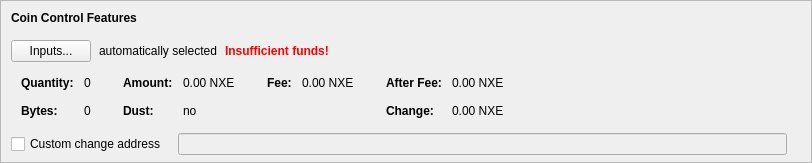
    <widget class="QFrame" name="frameCoinControl">
     <property name="sizePolicy">
      <sizepolicy hsizetype="Expanding" vsizetype="Expanding">
       <horstretch>0</horstretch>
       <verstretch>0</verstretch>
      </sizepolicy>
     </property>
     <property name="maximumSize">
      <size>
       <width>16777215</width>
       <height>16777215</height>
      </size>
     </property>
     <property name="frameShape">
      <enum>QFrame::StyledPanel</enum>
     </property>
     <property name="frameShadow">
      <enum>QFrame::Sunken</enum>
     </property>
     <layout class="QVBoxLayout" name="verticalLayoutCoinControl2">
      <property name="spacing">
       <number>0</number>
      </property>
      <property name="leftMargin">
       <number>0</number>
      </property>
      <property name="topMargin">
       <number>0</number>
      </property>
      <property name="rightMargin">
       <number>0</number>
      </property>
      <property name="bottomMargin">
       <number>6</number>
      </property>
      <item>
       <layout class="QVBoxLayout" name="verticalLayoutCoinControl" stretch="0,0,0,0,1">
        <property name="spacing">
         <number>0</number>
        </property>
        <property name="leftMargin">
         <number>10</number>
        </property>
        <property name="topMargin">
         <number>10</number>
        </property>
        <item>
         <layout class="QHBoxLayout" name="horizontalLayoutCoinControl1">
          <property name="bottomMargin">
           <number>15</number>
          </property>
          <item>
           <widget class="QLabel" name="labelCoinControlFeatures">
            <property name="sizePolicy">
             <sizepolicy hsizetype="Preferred" vsizetype="Maximum">
              <horstretch>0</horstretch>
              <verstretch>0</verstretch>
             </sizepolicy>
            </property>
            <property name="font">
             <font>
              <weight>75</weight>
              <bold>true</bold>
             </font>
            </property>
            <property name="styleSheet">
             <string notr="true">font-weight:bold;</string>
            </property>
            <property name="text">
             <string>Coin Control Features</string>
            </property>
           </widget>
          </item>
         </layout>
        </item>
        <item>
         <layout class="QHBoxLayout" name="horizontalLayoutCoinControl2" stretch="0,0,0,0">
          <property name="spacing">
           <number>8</number>
          </property>
          <property name="bottomMargin">
           <number>10</number>
          </property>
          <item>
           <widget class="QPushButton" name="pushButtonCoinControl">
            <property name="styleSheet">
             <string notr="true"/>
            </property>
            <property name="text">
             <string>Inputs...</string>
            </property>
            <property name="autoDefault">
             <bool>false</bool>
            </property>
           </widget>
          </item>
          <item>
           <widget class="QLabel" name="labelCoinControlAutomaticallySelected">
            <property name="text">
             <string>automatically selected</string>
            </property>
            <property name="margin">
             <number>5</number>
            </property>
           </widget>
          </item>
          <item>
           <widget class="QLabel" name="labelCoinControlInsuffFunds">
            <property name="font">
             <font>
              <weight>75</weight>
              <bold>true</bold>
             </font>
            </property>
            <property name="styleSheet">
             <string notr="true">color:red;font-weight:bold;</string>
            </property>
            <property name="text">
             <string>Insufficient funds!</string>
            </property>
            <property name="margin">
             <number>5</number>
            </property>
           </widget>
          </item>
          <item>
           <spacer name="horizontalSpacerCoinControl">
            <property name="orientation">
             <enum>Qt::Horizontal</enum>
            </property>
            <property name="sizeHint" stdset="0">
             <size>
              <width>40</width>
              <height>1</height>
             </size>
            </property>
           </spacer>
          </item>
         </layout>
        </item>
        <item>
         <widget class="QWidget" name="widgetCoinControl" native="true">
          <property name="sizePolicy">
           <sizepolicy hsizetype="Preferred" vsizetype="Preferred">
            <horstretch>0</horstretch>
            <verstretch>0</verstretch>
           </sizepolicy>
          </property>
          <property name="minimumSize">
           <size>
            <width>0</width>
            <height>0</height>
           </size>
          </property>
          <property name="styleSheet">
           <string notr="true"/>
          </property>
          <layout class="QHBoxLayout" name="horizontalLayoutCoinControl5">
           <property name="leftMargin">
            <number>0</number>
           </property>
           <property name="topMargin">
            <number>0</number>
           </property>
           <property name="rightMargin">
            <number>0</number>
           </property>
           <property name="bottomMargin">
            <number>0</number>
           </property>
           <item>
            <layout class="QHBoxLayout" name="horizontalLayoutCoinControl3" stretch="0,0,0,1">
             <property name="spacing">
              <number>20</number>
             </property>
             <property name="topMargin">
              <number>0</number>
             </property>
             <property name="bottomMargin">
              <number>10</number>
             </property>
             <item>
              <layout class="QFormLayout" name="formLayoutCoinControl1">
               <property name="horizontalSpacing">
                <number>10</number>
               </property>
               <property name="verticalSpacing">
                <number>14</number>
               </property>
               <property name="leftMargin">
                <number>10</number>
               </property>
               <property name="topMargin">
                <number>4</number>
               </property>
               <property name="rightMargin">
                <number>6</number>
               </property>
               <item row="0" column="0">
                <widget class="QLabel" name="labelCoinControlQuantityText">
                 <property name="font">
                  <font>
                   <weight>75</weight>
                   <bold>true</bold>
                  </font>
                 </property>
                 <property name="text">
                  <string>Quantity:</string>
                 </property>
                 <property name="margin">
                  <number>0</number>
                 </property>
                </widget>
               </item>
               <item row="0" column="1">
                <widget class="QLabel" name="labelCoinControlQuantity">
                 <property name="cursor">
                  <cursorShape>IBeamCursor</cursorShape>
                 </property>
                 <property name="contextMenuPolicy">
                  <enum>Qt::ActionsContextMenu</enum>
                 </property>
                 <property name="text">
                  <string notr="true">0</string>
                 </property>
                 <property name="margin">
                  <number>0</number>
                 </property>
                 <property name="textInteractionFlags">
                  <set>Qt::LinksAccessibleByMouse|Qt::TextSelectableByKeyboard|Qt::TextSelectableByMouse</set>
                 </property>
                </widget>
               </item>
               <item row="1" column="0">
                <widget class="QLabel" name="labelCoinControlBytesText">
                 <property name="font">
                  <font>
                   <weight>75</weight>
                   <bold>true</bold>
                  </font>
                 </property>
                 <property name="text">
                  <string>Bytes:</string>
                 </property>
                </widget>
               </item>
               <item row="1" column="1">
                <widget class="QLabel" name="labelCoinControlBytes">
                 <property name="cursor">
                  <cursorShape>IBeamCursor</cursorShape>
                 </property>
                 <property name="contextMenuPolicy">
                  <enum>Qt::ActionsContextMenu</enum>
                 </property>
                 <property name="text">
                  <string notr="true">0</string>
                 </property>
                 <property name="textInteractionFlags">
                  <set>Qt::LinksAccessibleByMouse|Qt::TextSelectableByKeyboard|Qt::TextSelectableByMouse</set>
                 </property>
                </widget>
               </item>
              </layout>
             </item>
             <item>
              <layout class="QFormLayout" name="formLayoutCoinControl2">
               <property name="horizontalSpacing">
                <number>10</number>
               </property>
               <property name="verticalSpacing">
                <number>14</number>
               </property>
               <property name="leftMargin">
                <number>6</number>
               </property>
               <property name="topMargin">
                <number>4</number>
               </property>
               <property name="rightMargin">
                <number>6</number>
               </property>
               <item row="0" column="0">
                <widget class="QLabel" name="labelCoinControlAmountText">
                 <property name="font">
                  <font>
                   <weight>75</weight>
                   <bold>true</bold>
                  </font>
                 </property>
                 <property name="text">
                  <string>Amount:</string>
                 </property>
                 <property name="margin">
                  <number>0</number>
                 </property>
                </widget>
               </item>
               <item row="0" column="1">
                <widget class="QLabel" name="labelCoinControlAmount">
                 <property name="cursor">
                  <cursorShape>IBeamCursor</cursorShape>
                 </property>
                 <property name="contextMenuPolicy">
                  <enum>Qt::ActionsContextMenu</enum>
                 </property>
                 <property name="text">
                  <string notr="true">0.00 NXE</string>
                 </property>
                 <property name="textInteractionFlags">
                  <set>Qt::LinksAccessibleByMouse|Qt::TextSelectableByKeyboard|Qt::TextSelectableByMouse</set>
                 </property>
                </widget>
               </item>
               <item row="1" column="0">
                <widget class="QLabel" name="labelCoinControlLowOutputText">
                 <property name="font">
                  <font>
                   <weight>75</weight>
                   <bold>true</bold>
                  </font>
                 </property>
                 <property name="text">
                  <string>Dust:</string>
                 </property>
                </widget>
               </item>
               <item row="1" column="1">
                <widget class="QLabel" name="labelCoinControlLowOutput">
                 <property name="cursor">
                  <cursorShape>IBeamCursor</cursorShape>
                 </property>
                 <property name="contextMenuPolicy">
                  <enum>Qt::ActionsContextMenu</enum>
                 </property>
                 <property name="text">
                  <string notr="true">no</string>
                 </property>
                 <property name="textInteractionFlags">
                  <set>Qt::LinksAccessibleByMouse|Qt::TextSelectableByKeyboard|Qt::TextSelectableByMouse</set>
                 </property>
                </widget>
               </item>
              </layout>
             </item>
             <item>
              <layout class="QFormLayout" name="formLayoutCoinControl3">
               <property name="horizontalSpacing">
                <number>10</number>
               </property>
               <property name="verticalSpacing">
                <number>14</number>
               </property>
               <property name="leftMargin">
                <number>6</number>
               </property>
               <property name="topMargin">
                <number>4</number>
               </property>
               <property name="rightMargin">
                <number>6</number>
               </property>
               <item row="0" column="0">
                <widget class="QLabel" name="labelCoinControlFeeText">
                 <property name="font">
                  <font>
                   <weight>75</weight>
                   <bold>true</bold>
                  </font>
                 </property>
                 <property name="text">
                  <string>Fee:</string>
                 </property>
                 <property name="margin">
                  <number>0</number>
                 </property>
                </widget>
               </item>
               <item row="0" column="1">
                <widget class="QLabel" name="labelCoinControlFee">
                 <property name="cursor">
                  <cursorShape>IBeamCursor</cursorShape>
                 </property>
                 <property name="contextMenuPolicy">
                  <enum>Qt::ActionsContextMenu</enum>
                 </property>
                 <property name="text">
                  <string notr="true">0.00 NXE</string>
                 </property>
                 <property name="textInteractionFlags">
                  <set>Qt::LinksAccessibleByMouse|Qt::TextSelectableByKeyboard|Qt::TextSelectableByMouse</set>
                 </property>
                </widget>
               </item>
              </layout>
             </item>
             <item>
              <layout class="QFormLayout" name="formLayoutCoinControl4">
               <property name="horizontalSpacing">
                <number>10</number>
               </property>
               <property name="verticalSpacing">
                <number>14</number>
               </property>
               <property name="leftMargin">
                <number>6</number>
               </property>
               <property name="topMargin">
                <number>4</number>
               </property>
               <property name="rightMargin">
                <number>6</number>
               </property>
               <item row="0" column="0">
                <widget class="QLabel" name="labelCoinControlAfterFeeText">
                 <property name="font">
                  <font>
                   <weight>75</weight>
                   <bold>true</bold>
                  </font>
                 </property>
                 <property name="text">
                  <string>After Fee:</string>
                 </property>
                 <property name="margin">
                  <number>0</number>
                 </property>
                </widget>
               </item>
               <item row="0" column="1">
                <widget class="QLabel" name="labelCoinControlAfterFee">
                 <property name="cursor">
                  <cursorShape>IBeamCursor</cursorShape>
                 </property>
                 <property name="contextMenuPolicy">
                  <enum>Qt::ActionsContextMenu</enum>
                 </property>
                 <property name="text">
                  <string notr="true">0.00 NXE</string>
                 </property>
                 <property name="textInteractionFlags">
                  <set>Qt::LinksAccessibleByMouse|Qt::TextSelectableByKeyboard|Qt::TextSelectableByMouse</set>
                 </property>
                </widget>
               </item>
               <item row="1" column="0">
                <widget class="QLabel" name="labelCoinControlChangeText">
                 <property name="font">
                  <font>
                   <weight>75</weight>
                   <bold>true</bold>
                  </font>
                 </property>
                 <property name="text">
                  <string>Change:</string>
                 </property>
                </widget>
               </item>
               <item row="1" column="1">
                <widget class="QLabel" name="labelCoinControlChange">
                 <property name="cursor">
                  <cursorShape>IBeamCursor</cursorShape>
                 </property>
                 <property name="contextMenuPolicy">
                  <enum>Qt::ActionsContextMenu</enum>
                 </property>
                 <property name="text">
                  <string notr="true">0.00 NXE</string>
                 </property>
                 <property name="textInteractionFlags">
                  <set>Qt::LinksAccessibleByMouse|Qt::TextSelectableByKeyboard|Qt::TextSelectableByMouse</set>
                 </property>
                </widget>
               </item>
              </layout>
             </item>
            </layout>
           </item>
          </layout>
         </widget>
        </item>
        <item>
         <layout class="QHBoxLayout" name="horizontalLayoutCoinControl4" stretch="0,0,0">
          <property name="spacing">
           <number>12</number>
          </property>
          <property name="sizeConstraint">
           <enum>QLayout::SetDefaultConstraint</enum>
          </property>
          <property name="topMargin">
           <number>5</number>
          </property>
          <property name="rightMargin">
           <number>5</number>
          </property>
          <item>
           <widget class="QCheckBox" name="checkBoxCoinControlChange">
            <property name="toolTip">
             <string>If this is activated, but the change address is empty or invalid, change will be sent to a newly generated address.</string>
            </property>
            <property name="text">
             <string>Custom change address</string>
            </property>
           </widget>
          </item>
          <item>
           <widget class="QValidatedLineEdit" name="lineEditCoinControlChange">
            <property name="enabled">
             <bool>false</bool>
            </property>
            <property name="sizePolicy">
             <sizepolicy hsizetype="Expanding" vsizetype="Fixed">
              <horstretch>0</horstretch>
              <verstretch>0</verstretch>
             </sizepolicy>
            </property>
           </widget>
          </item>
          <item>
           <widget class="QLabel" name="labelCoinControlChangeLabel">
            <property name="sizePolicy">
             <sizepolicy hsizetype="Preferred" vsizetype="Expanding">
              <horstretch>0</horstretch>
              <verstretch>0</verstretch>
             </sizepolicy>
            </property>
            <property name="minimumSize">
             <size>
              <width>0</width>
              <height>0</height>
             </size>
            </property>
            <property name="text">
             <string/>
            </property>
            <property name="margin">
             <number>3</number>
            </property>
           </widget>
          </item>
         </layout>
        </item>
        <item>
         <spacer name="verticalSpacerCoinControl">
          <property name="orientation">
           <enum>Qt::Vertical</enum>
          </property>
          <property name="sizeHint" stdset="0">
           <size>
            <width>800</width>
            <height>1</height>
           </size>
          </property>
         </spacer>
        </item>
       </layout>
      </item>
     </layout>
    </widget>
